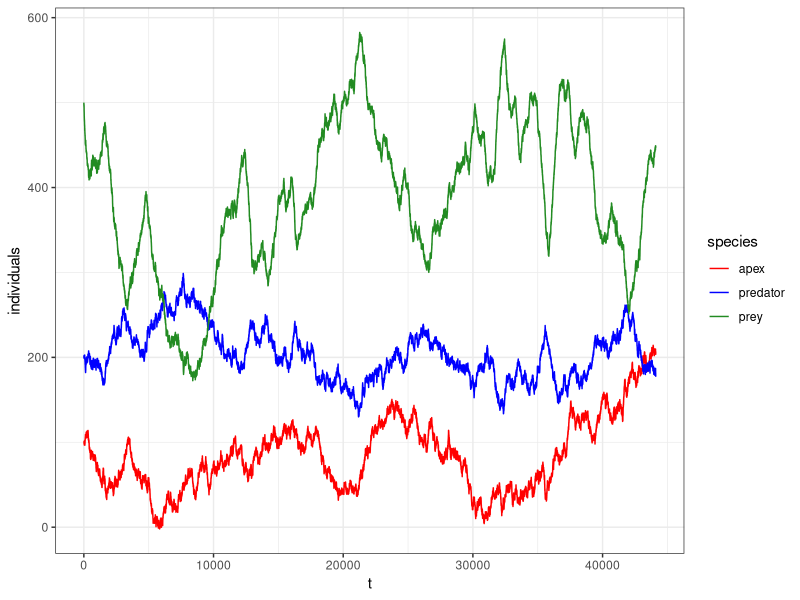
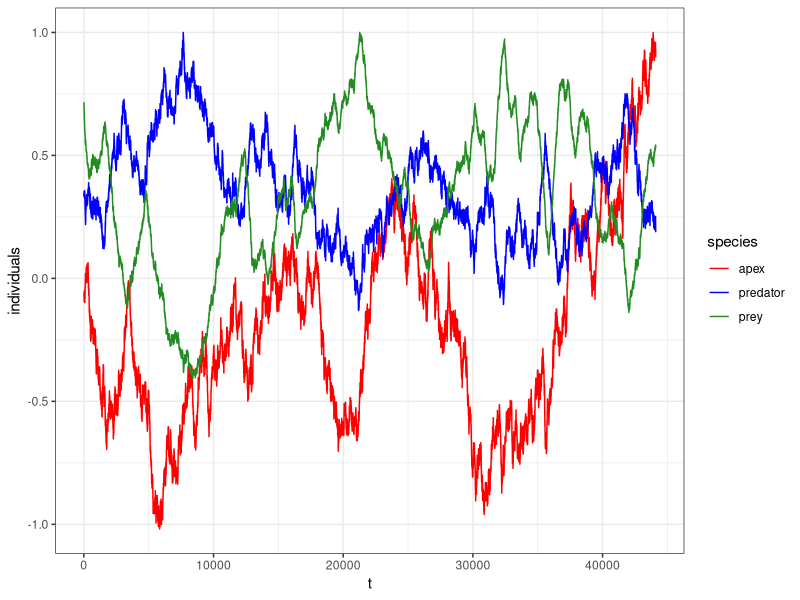
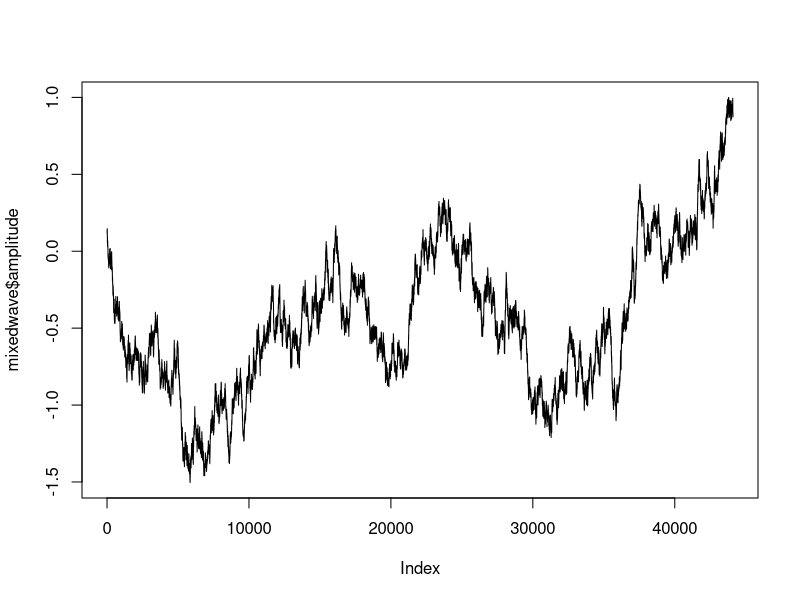

The R script that drew these images, in order: (Note: this script raises an error after producing the figures.)
#tabacwoman May 2022


rm(list=ls())


library(ggplot2)
library(tidyverse)
#Optional, for audio file out:
#install.packages("seewave")
#library(seewave)




#CONSTANTS
# a = intrinsic growth rate (prey)
# b = predation and other population loss coefficient (prey)
# k = density dependent growth coefficient (prey)

# c = other population loss coefficient (predator)
# d = intrinsic growth rate (predator)
# q = predation coefficient (predator)

# m = intrinsic growth rate (apex predator)
# w = population loss coefficient (apex predator)

# VARIABLES
# x = prey population
# y = predator population
# z = apex predator population


#Simulation setup
{
  preyEq <- function(a, b, k, x, y, dt) return(x+ (a*x - (b*x*y + k*(x^2))/dt)+sample(stochast,1))
  predEq <- function(d, c, q, x, y, z, dt) return(y+ (d*x*y -(( c*y +q*z))/dt)+sample(stochast,1))
  apexEq <- function(m, w, z, y, dt) return(z+ ((m*z*y - w*z)/dt)+sample(stochast,1))
  
  
  stochast <- unlist(lapply( rnorm(10000,mean = 0, sd = 0.5), round),use.names = FALSE)  
  
  
cycles <- 4.41e4 # number of time steps

#initial population sizes
x <- 500
y <- 200
z <- 100

Pops <- data.frame(prey = c(x,x,x), predator = c(y,y,y), apex = c(z,z,z))

Pops[0,1] <- x
Pops[1,1] <- x
Pops[0,2] <- y
Pops[1,2] <- y
Pops[0,3] <- z
Pops[1,3] <- z
}

#Run simulation
for (i in 2:cycles){
  
  if(Pops[i-1,1] > 0){x <- Pops[i-1,1]}else{x <- 0}
  if(Pops[i-1,2] > 0){y <- Pops[i-1,2]}else{y <- 0}
  if(Pops[i-1,3] > 0){z <- Pops[i-1,3]}else{z <- 0}
               
  if(x < 0){x <- 0}
  if(y < 0){y <- 0} 
  if(z < 0){z <- 0}
    
    Pops[i,1] <-  preyEq(1e-2, 3e-5, 1e-5, x, y,1.0 ) +sample(stochast,1)
    Pops[i,2] <-  predEq(7e-7, 2e-4, 1.7e-4, x, y, z, 1.0 ) +sample(stochast,1)
    Pops[i,3] <-  apexEq(2e-7, 1e-4, z, y,1.0 ) +sample(stochast,1)
    
    
    
}




  

  
  
  
  

#Plot of population sizes
{
  Pops_gathered <- Pops%>%mutate(t = seq(1:length(Pops$prey)))

Pops_gathered <- Pops_gathered %>%
  select(t, prey, predator, apex) %>%
  gather(key = "species", value = "individuals", -t)


ggplot(Pops_gathered, aes(x = t, y = individuals)) + 
  geom_line(aes(color = species))+
  scale_color_manual(values = c("red", "blue","forestgreen"))+theme_bw()
}


#scaled plot of population sizes [-1,1], can be used to convert the data into audio files.
{
normpops <- Pops
normpops$prey <- 2*normpops$prey/max(normpops$prey) -1
normpops$predator <- 2*normpops$predator/max(normpops$predator) -1
normpops$apex <- 2*normpops$apex/max(normpops$apex) -1

normpops_gathered <- normpops%>%mutate(t = seq(1:length(normpops$prey)))

normpops_gathered <- normpops_gathered %>%
  select(t, prey, predator, apex) %>%
  gather(key = "species", value = "individuals", -t)


ggplot(normpops_gathered, aes(x = t, y = individuals)) + 
  geom_line(aes(color = species))+
  scale_color_manual(values = c("red", "blue","forestgreen"))+theme_bw()}









#Optional audio file stuff  
  
{
mixedwave <- data.frame(amplitude = (normpops$prey + normpops$predator + normpops$apex))
  mixedwave$amplitude <- 2*mixedwave$amplitude / max(mixedwave$amplitude) -1
  
  plot(mixedwave$amplitude, type = "l")
}
savewav(normpops$prey*0.75, f=44100)
savewav(normpops$predator*0.75, f=44100)
savewav(normpops$apex*0.75, f=44100)
savewav(mixedwave$amplitude*0.75, f=44100)


  
